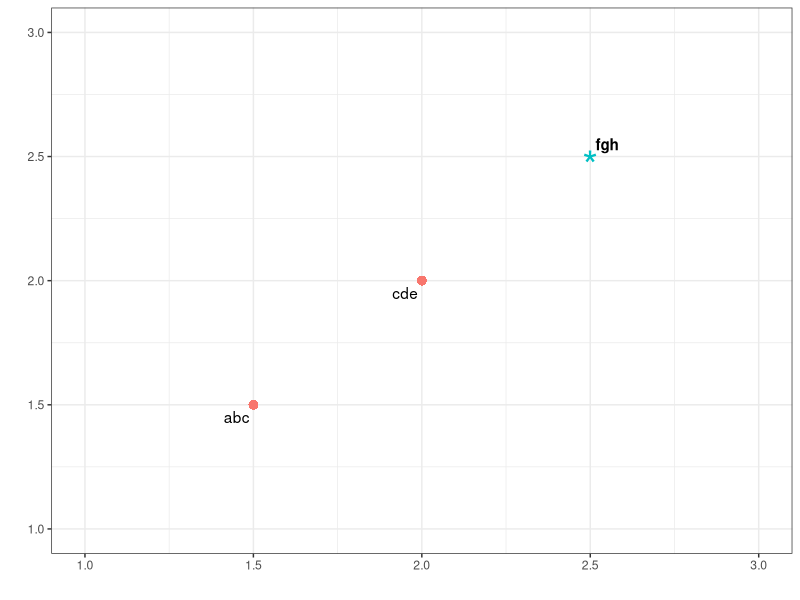

This chart was generated by the following R code:
## ---- chunk 1
library(ggplot2)
library(ggrepel)
## ---- chunk 2
name <- c("abc","cde","fgh")
x <- c(1.5,2,2.5)
y <- c(1.5,2,2.5)
df <- data.frame(name,x,y)
df
## ---- chunk 3
df$fontface <- ifelse(y > 2.0, "bold", "plain")
df$abovethreshold <- ifelse(y > 2.0, TRUE, FALSE)
## ---- chunk 4
ggplot(df,aes(x=x, y=y)) +
  geom_point(aes(shape=abovethreshold,size=abovethreshold,color=abovethreshold)) +
  geom_text_repel(aes(label=name,fontface=fontface)) +
  theme_bw() +
  scale_shape_manual(guide=F,values=c(16,42)) +
  scale_size_manual(guide=F,values=c(3,10)) +
  scale_color_discrete(guide=F)+
  xlab("") +
  ylab("") +
  xlim(1,3) +
  ylim(1,3)
